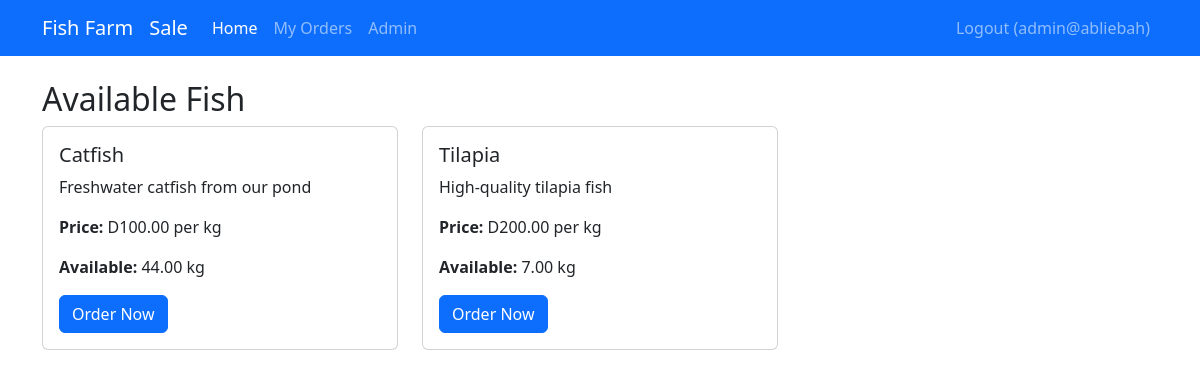
/index.php (signed in), run on an earlier commit of the app's database.
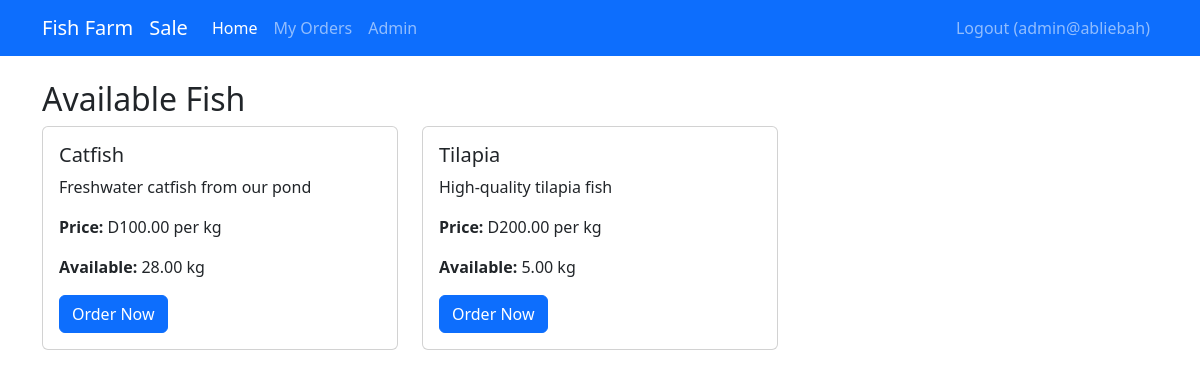
And on a later commit of the database.
### tables this page shows
CREATE TABLE `inventory` (
  `id` int(11) NOT NULL,
  `fish_type_id` int(11) NOT NULL,
  `quantity_kg` decimal(10,2) NOT NULL,
  `last_updated` timestamp NOT NULL DEFAULT current_timestamp() ON UPDATE current_timestamp()
);

### auth.php (called while the page is built, shortened)
<?php
function isLoggedIn()
{
    return isset($_SESSION['user_id']);
}
function isAdmin()
{
    return isLoggedIn() && $_SESSION['role'] === 'admin';
}
function isEmployee()
{
    return isLoggedIn() && $_SESSION['role'] === 'employee';
}

### functions.php (called while the page is built, shortened)
<?php
require_once 'config.php';
function getAllFishTypes()
{
    global $pdo;
    $stmt = $pdo->query("SELECT * FROM fish_types");
    return $stmt->fetchAll();
}
function getInventory()
{
    global $pdo;
    $stmt = $pdo->query("SELECT i.*, f.name, f.price_per_kg FROM inventory i JOIN fish_types f ON i.fish_type_id = f.id");
    return $stmt->fetchAll();
}

### index.php (the view, shortened to what this page needs)
<?php
require_once 'auth.php';
require_once 'functions.php';
$fishTypes = getAllFishTypes();
$inventory = getInventory();
?>
<!DOCTYPE html>
<html lang="en">
<head>
    <link href="https://cdn.jsdelivr.net/npm/bootstrap@5.3.0/dist/css/bootstrap.min.css" rel="stylesheet">
</head>
<body>
    <nav class="navbar navbar-expand-lg navbar-dark bg-primary">
        <div class="container">
            <a class="navbar-brand" href="#">Fish Farm</a>
            <?php if (isEmployee() || isadmin()): ?>
                <a class="navbar-brand" href="employee_sales.php">Sale</a>
            <?php endif; ?>
            <div class="collapse navbar-collapse" id="navbarNav">
                <ul class="navbar-nav me-auto">
                    <li class="nav-item">
                        <a class="nav-link active" href="index.php">Home</a>
                    </li>
                    <li class="nav-item">
                        <a class="nav-link" href="orders.php">My Orders</a>
                    </li>
                    <?php if (isAdmin()): ?>
                        <li class="nav-item">
                            <a class="nav-link" href="admin.php">Admin</a>
                        </li>
                    <?php endif; ?>
                </ul>
                <ul class="navbar-nav">
                    <li class="nav-item">
                        <a class="nav-link" href="logout.php">Logout (<?= htmlspecialchars($_SESSION['username']) ?>)</a>
                    </li>
                </ul>
            </div>
        </div>
    </nav>
    <div class="container mt-4">
        <h2>Available Fish</h2>
        <div class="row">
            <?php foreach ($fishTypes as $fish): ?>
                <div class="col-md-4 mb-4">
                    <div class="card">
                        <div class="card-body">
                            <h5 class="card-title"><?= htmlspecialchars($fish['name']) ?></h5>
                            <p class="card-text"><?= htmlspecialchars($fish['description']) ?></p>
                            <p class="card-text"><strong>Price:</strong> D<?= number_format($fish['price_per_kg'], 2) ?> per kg</p>
                            <p class="card-text">
                                <strong>Available:</strong>
                                <?php
                                $available = 0;
                                foreach ($inventory as $item) {
                                    if ($item['fish_type_id'] == $fish['id']) {
                                        $available = $item['quantity_kg'];
                                        break;
                                    }
                                }
                                echo number_format($available, 2) . ' kg';
                                ?>
                            </p>
                            <?php if ($available > 0): ?>
                                <a href="order.php?fish_id=<?= $fish['id'] ?>" class="btn btn-primary">Order Now</a>
                            <?php else: ?>
                                <button class="btn btn-secondary" disabled>Out of Stock</button>
                            <?php endif; ?>
                        </div>
                    </div>
                </div>
            <?php endforeach; ?>
        </div>
    </div>
</body>
</html>

What changed in the data, as far as the page shows it:
changed inventory (number 1 of 2 on the later page): quantity_kg "44.00" → "28.00"
changed inventory (number 2 of 2 on the later page): quantity_kg "7.00" → "5.00"
